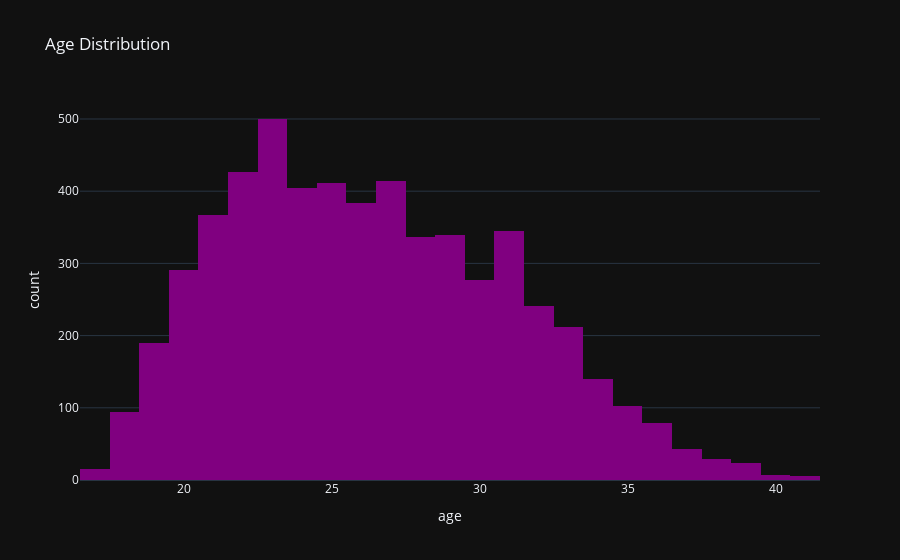

Notebook code for this chart:
### Code cell
# Lets visualize the age distribution 
px.histogram(stats,x='age',title='Age Distribution',template='plotly_dark',color_discrete_sequence=['purple'])

### Figure 1 — Plotly figure (JSON) as saved in the notebook; plotly's stock layout.template omitted (floating-point values rounded to 4 significant figures; data arrays with more than 128 entries replaced by an {"elided": "..."} marker saying what was removed)
{"data": [{"alignmentgroup": "True", "bingroup": "x", "hovertemplate": "age=%{x}<br>count=%{y}<extra></extra>", "legendgroup": "", "marker": {"color": "purple", "pattern": {"shape": ""}}, "name": "", "offsetgroup": "", "orientation": "v", "showlegend": false, "type": "histogram", "x": {"elided": "5679 int values"}, "xaxis": "x", "yaxis": "y"}], "layout": {"barmode": "relative", "legend": {"tracegroupgap": 0}, "title": {"text": "Age Distribution"}, "xaxis": {"anchor": "y", "domain": [0, 1], "title": {"text": "age"}}, "yaxis": {"anchor": "x", "domain": [0, 1], "title": {"text": "count"}}}}
